Frame 1 (no input): blank canvas, image omitted
Frame 60 (the mouse pressed at the canvas centre just before this capture): blank canvas, image omitted
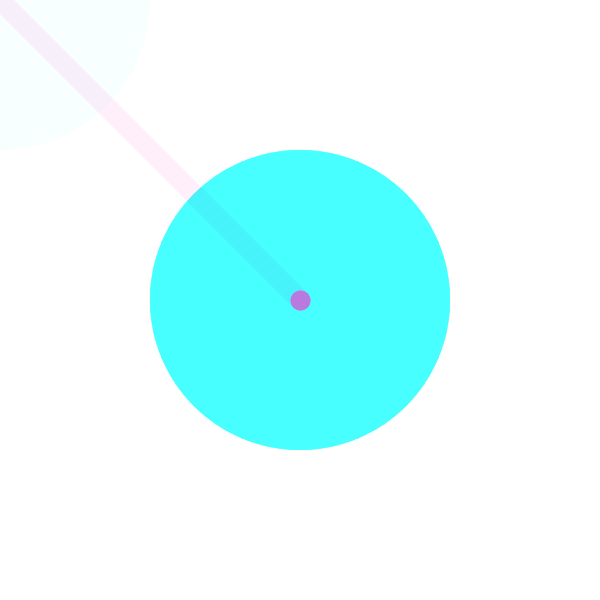
Frame 120 (the mouse held since frame 60 and released just before this capture)

The Processing sketch whose frames 1 and 60 were blank and that drew this single picture after the mouse press (run headless with seeded random() and noise(); from frame 60 on, the mouse is pressed at the canvas centre):

// Processing sketch: processing_66159
// ── processing_66159.pde

int mouseX;
int mouseY;

float distance;

void setup() {
  
  size (600, 600);
  background (255);
  mouseX = 300;
  mouseY = 300;

}


void draw() {
  
  strokeWeight(20); 
  stroke (255, 51, 204, 20);
  if (mousePressed) {
  distance = dist (pmouseX, pmouseY, mouseX, mouseY);
  line(pmouseX, pmouseY, mouseX, mouseY);
  println (distance); 
  
  fill(51, 255, 255, 10);
  noStroke();
  ellipse(pmouseX, pmouseY, mouseX, mouseY);
  println(distance);

}
}  
